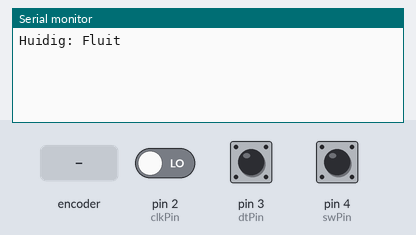
Simulated run of this sketch. Board: Arduino Uno, built with avr-gcc and run on an emulated ATmega328P. Shown: the last lines printed to the serial monitor. The inputs (shaded band) are chosen by the test bench; at power-on: pin 4 (swPin) HIGH, pin 2 (clkPin) LOW, pin 3 (dtPin) HIGH.

Above: at 1.2 s.
1.3 s: rotary encoder on pin 2 (clkPin) / pin 3 (dtPin) turned 3 steps (first pin leading)
At 2.4 s:
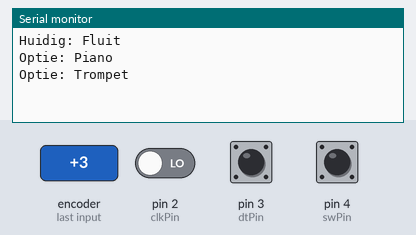
3.4 s: pin 4 (swPin) pulled LOW for 0.15 s
At 3.7 s:
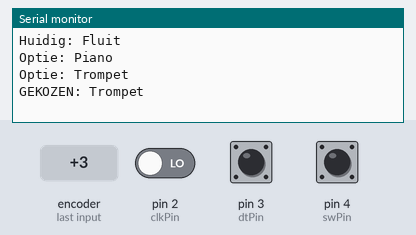
5.0 s: rotary encoder on pin 2 (clkPin) / pin 3 (dtPin) turned 1 step (first pin leading)
At 6.2 s:
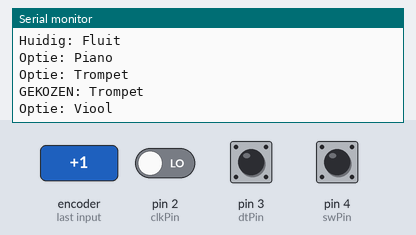
6.7 s: pin 4 (swPin) pulled LOW for 1 s
At 7.4 s:
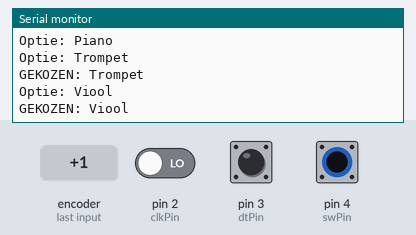
9.2 s: rotary encoder on pin 2 (clkPin) / pin 3 (dtPin) turned 1 step (first pin leading)
At 10.5 s:
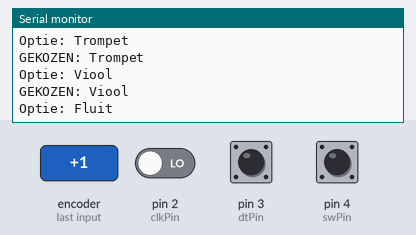
10.9 s: pin 4 (swPin) pulled LOW for 0.15 s
At 11.8 s:
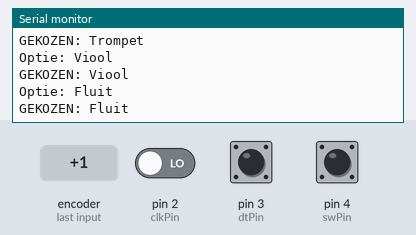

Measured:
- after the input at 1.3 s, the serial monitor: prints a new line after 0.20 s (image 1)
- after the input at 3.4 s, the serial monitor: prints a new line at once (image 2)
- after the input at 5.0 s, the serial monitor: prints a new line at once (image 3)
- after the input at 6.7 s, the serial monitor: prints a new line at once (image 4)
- after the input at 9.2 s, the serial monitor: prints a new line at once (image 5)
- after the input at 10.9 s, the serial monitor: prints a new line at once (image 6)

The sketch:

Draaiknop_test.ino
```cpp
const int clkPin = 2;
const int dtPin = 3;
const int swPin = 4;

int laatsteCLK;
int index = 0;

// Gewoon 1 t.e.m. 4
String waarden[4] = {"Fluit", "Piano", "Trompet", "Viool"};

bool knopVorige = HIGH;

void setup() {
  Serial.begin(9600);

  pinMode(clkPin, INPUT);
  pinMode(dtPin, INPUT);
  pinMode(swPin, INPUT_PULLUP);

  laatsteCLK = digitalRead(clkPin);

  Serial.print("Huidig: ");
  Serial.println(waarden[index]);
}

void loop() {
  int huidigeCLK = digitalRead(clkPin);

  // Alleen reageren op dalende flank (HIGH → LOW)
  if (laatsteCLK == HIGH && huidigeCLK == LOW) {

    if (digitalRead(dtPin) == HIGH) {
      index++;
    } else {
      index--;
    }

    // wrap-around tussen 0 en 3
    if (index > 3) index = 0;
    if (index < 0) index = 3;

    Serial.print("Optie: ");
    Serial.println(waarden[index]);
  }

  laatsteCLK = huidigeCLK;

  // --- DRUKKNOP ---
  bool knopHuidig = digitalRead(swPin);

  if (knopVorige == HIGH && knopHuidig == LOW) {
    Serial.print("GEKOZEN: ");
    Serial.println(waarden[index]);
  }

  knopVorige = knopHuidig;

  delay(2); // kleine stabiliteit
}
```
